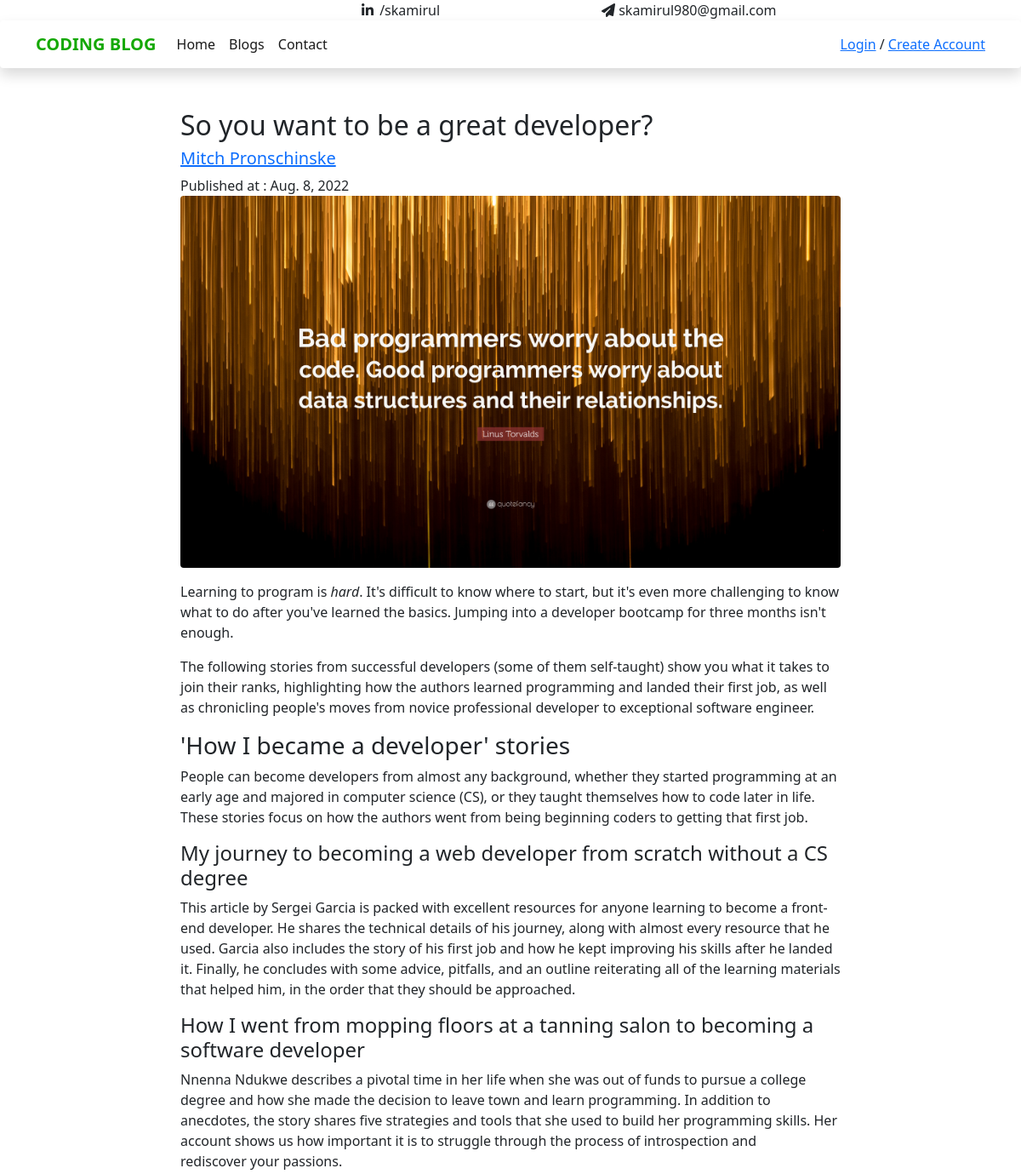
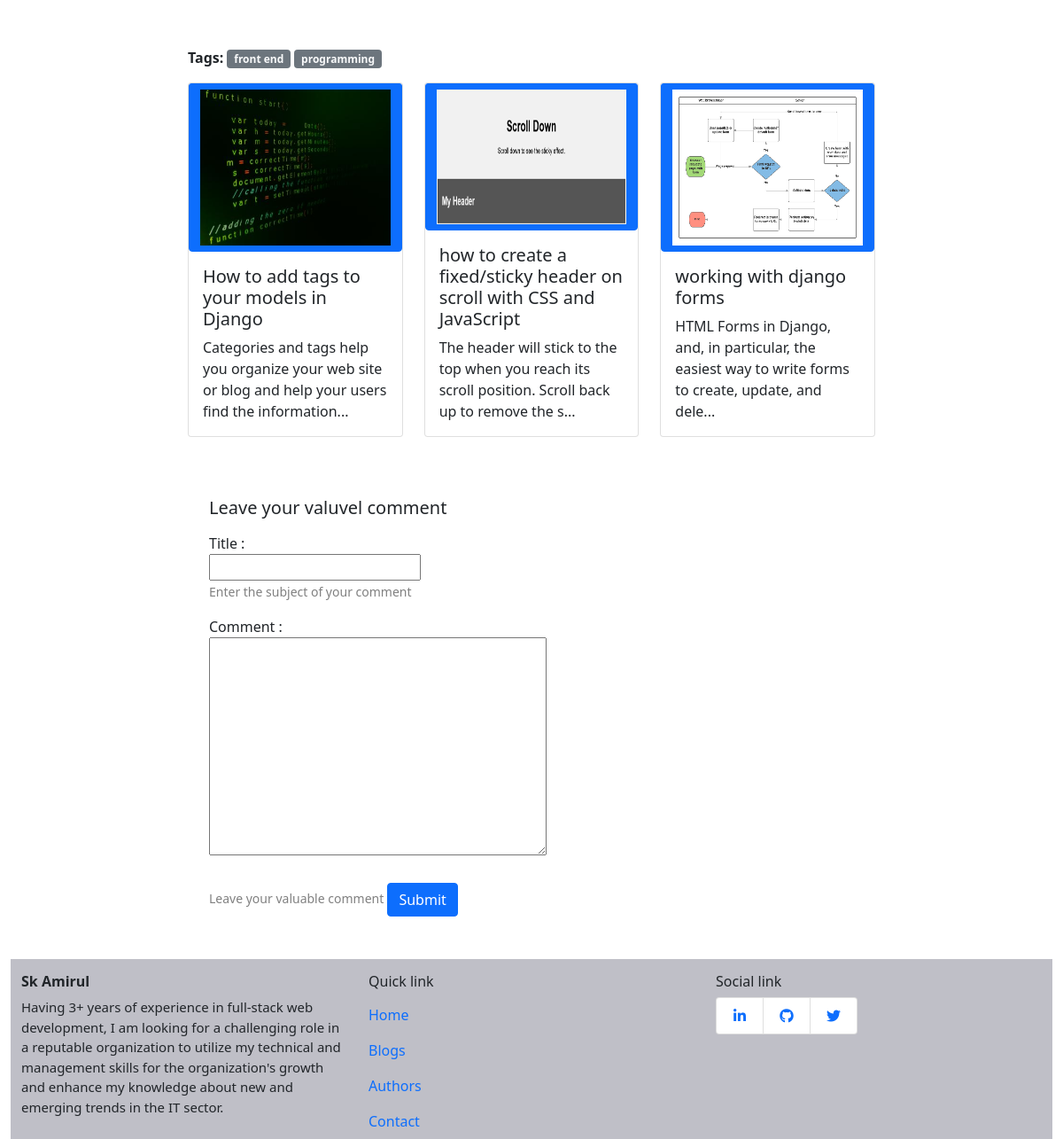
/blog/blogs/so-you-want-to-be-a-great-developer, run on the app's committed database (2 pictures, top to bottom).
### blog/models.py (models this page shows, shortened)
class Blog(models.Model):
    title = models.CharField(max_length = 220, help_text = 'This is the title of blog')
    author = models.ForeignKey('Author', on_delete =models.SET_NULL, null = True)
    content = RichTextUploadingField(config_name='special', help_text='Write the content of this blog')
    tags = TaggableManager( help_text = 'Enter the blog keyword')
    category = models.ForeignKey('Category', on_delete=models.SET_NULL, null=True, help_text = 'Select a category')
    thumbnail_image = models.ImageField(upload_to='blog_pictures',null=True, blank=True)
    slug = models.SlugField(max_length = 250, null = False, unique = True)
    BLOG_STATUS = (
        ('l', 'Live'),
        ('d', 'Draft'),
    )
    status = models.CharField( max_length = 10, choices = BLOG_STATUS, blank = True, default = 'd' )
    published_date = models.DateField(null=True, blank=True)
    short_description = models.CharField(max_length=200, help_text='Enter one or two line about blog')
    """String for representing the Model object."""
    """Returns the URL to access a detail record for this book."""
    def get_absolute_url(self):
        return reverse('blog-detail', kwargs={'slug':self.slug})

class Author(models.Model):
    name = models.CharField(max_length=200, help_text='Enter full name')
    profession = models.CharField(max_length=100)
    bio = models.TextField(max_length=300)
    avater = models.ImageField(default='profile_pictures/default.jpg', upload_to='profile_pictures')
    social_link = models.CharField(max_length=200)
    slug = models.SlugField(max_length = 250, null = False, unique = True)
    date_of_birth = models.DateField(null=True, blank=True)
    def __str__(self):
        return self.name
    def get_absolute_url(self):
        return reverse('author-detail', kwargs={'slug':self.slug})

### blog/views.py (the view, shortened to what this page needs)
# urls.py: path('blogs/<slug:slug>', views.blogDetailView, name = 'blog-detail'),
def blogDetailView(request,slug):
	blog = get_object_or_404(Blog, slug=slug)
	form = CommentPostForm()
	blogs = Blog.objects.filter(category = blog.category).exclude(id=blog.id)[:6]
	form = CommentPostForm()
	context = {
		'blog' : blog,
		'form' : form,
		'blog_list' : blogs,
		}
	return render(request, 'blog/blog_detail.html', context)

### blog/forms.py (shortened to what this page needs)
class CommentPostForm(forms.ModelForm):
    class Meta:
        model = Comment
        fields = ['title', 'comment']
    def __init__(self, *args, **kwargs):
        self.request = kwargs.pop('request', None)
        super(CommentPostForm, self).__init__(*args, **kwargs)

### templates/blog/blog_detail.html (shortened to what this page needs)
{% extends 'base_template.html' %}
{% block content %}
 <h2>{{ blog.title }}</h2>
 <a href="{{ blog.author.get_absolute_url }}"><h5>{{ blog.author }}</h5></a>
 <h>Published at : {{ blog.published_date }}</h5>
 <div class="content">{{ blog.content | safe }}</div>
 <p>
    <strong>Tags:</strong>
    {% for tag in blog.tags.all %}
        <a href="{% url 'tagged' tag.slug %}" class="link-light text-decoration-none badge bg-secondary">
            {{tag.name}}
        </a>
    {% endfor %}
</p>
<div class="row" id="blogitem">
    {% for blog in blog_list %}
      {% include 'blog/blog_card.html' %}
    {% endfor %}
  </div>
{% include 'blog/comment_form.html' %}
{% endblock %}

### templates/blog/blog_card.html
<div class="col-md-4 none-style-anchar">
    <a href="{{blog.get_absolute_url }}">
  <div class="card post-card-height">
    <img class="card-img-top btn btn-primary" src="{% if blog.thumbnail_image %}{{ blog.thumbnail_image.url}} {% endif %}" alt="Card image">
    <div class="card-body">
      <h5 class="card-title">{{blog.title}}</h5>
      <p class="card-text">{{ blog.short_description| slice:":100" }}...</p>
    </div>
  </div>
  </a>
</div>

### static/css/styles.css (style rules this page uses)
.content img { max-width: 100% !important; height: auto !important; border-radius: .25rem!important; }
.post-card-height { height: 400px; margin-bottom: 20px; }
.none-style-anchar a { color: #212529; }
.none-style-anchar a:link, a:visited { text-decoration: none; display: inline-block; }
.card-img-top { width: 100%; height: 200px; }

### data on the page
Blog: title "So you want to be a great developer?", author "Mitch Pronschinske", published_date "Aug. 8, 2022", content (picture), content "Learning to program is hard . It's difficult to know where to start, but it's even more challenging to know what to do after you've learned the basics. Jumping into a developer bootcamp for three months isn't enough. The following stories from successful developers (some of them self-taught) show you what it takes to join their ranks, highlighting how the authors learned programming and landed their first job, as well as chronicling people's moves from novice professional developer to exceptional software engineer. 'How I became a developer' stories People can become developers from almost any background, whether they started programming at an early age and majored in computer science (CS),…"
Tag: name "front end"
Tag: name "programming"
Blog: thumbnail_image (picture), title "How to add tags to your models in Django", short_description "Categories and tags help you organize your web site or blog and help your users find the information"
Blog: thumbnail_image (picture), title "how to create a fixed/sticky header on scroll with CSS and JavaScript", short_description "The header will stick to the top when you reach its scroll position. Scroll back up to remove the s"
Blog: thumbnail_image (picture), title "working with django forms", short_description "HTML Forms in Django, and, in particular, the easiest way to write forms to create, update, and dele"
